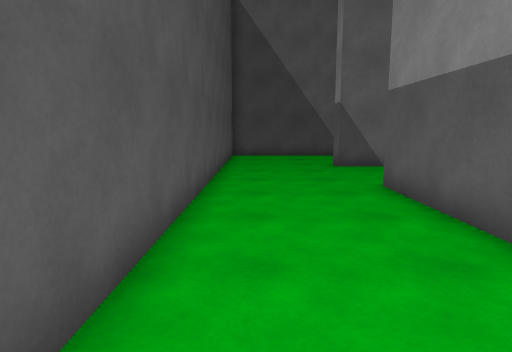
View 1 (above)

17 first-person views from a walk through a Unity game level. The camera is 1.4 m above the floor, tilts 8° down and sees 75° across. The floor is counted in squares, 1 m on a side. Each view is taken from the middle of a square. On the plan, view 1 faces up. The plan holds only what a view shows up to about 15 squares ahead; the rest is blank. The place goes on beyond the plan. The player is left out.

View 2
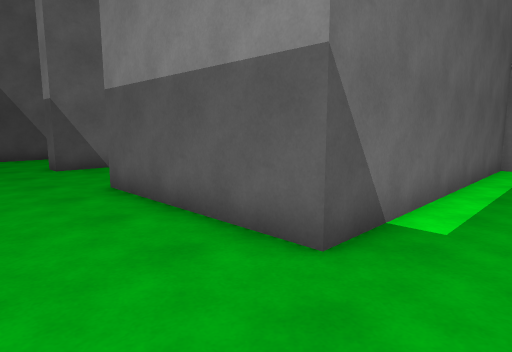

View 3
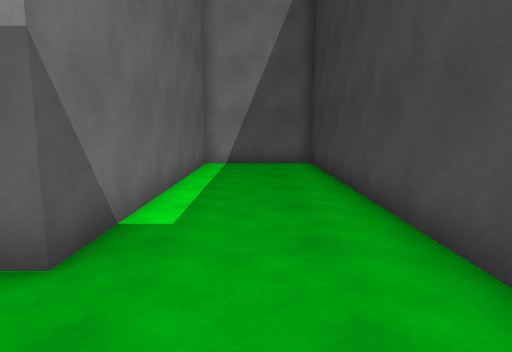

View 4
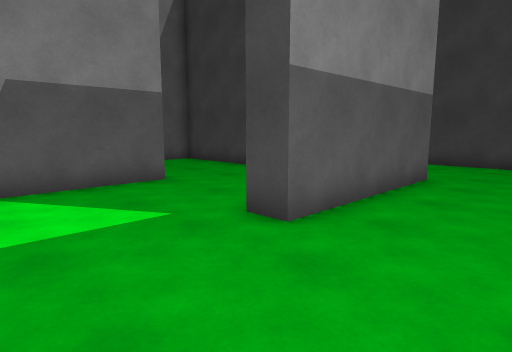

View 5
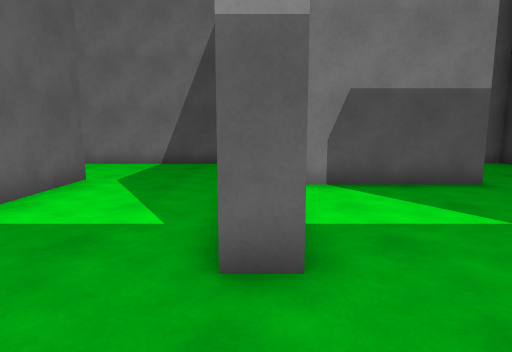

View 6
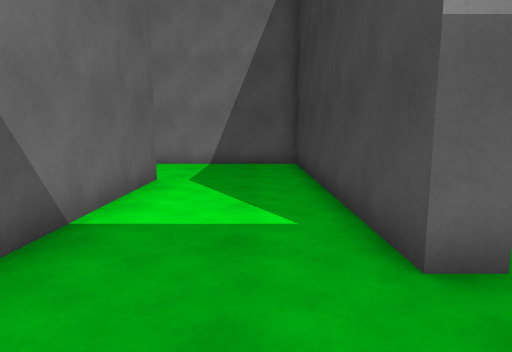

View 7
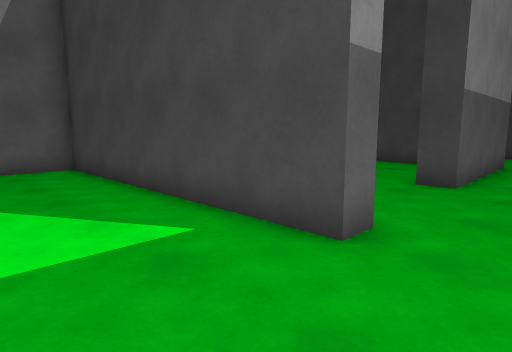

View 8
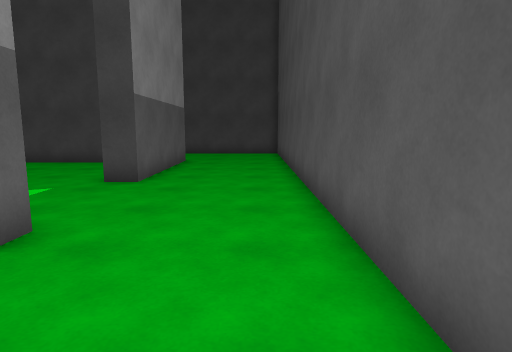

View 9
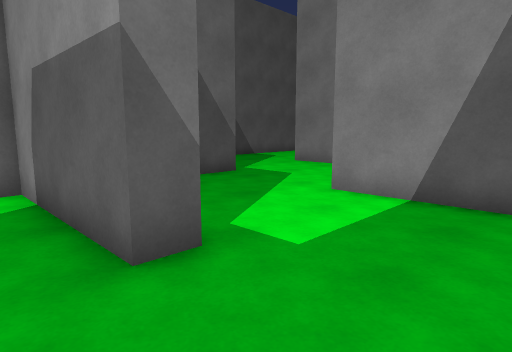

View 10
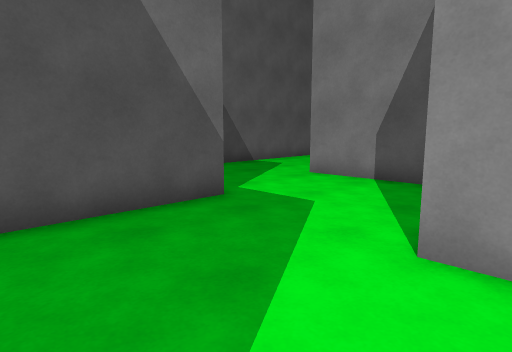

View 11
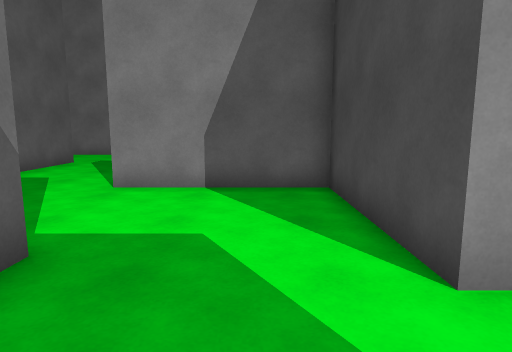

View 12
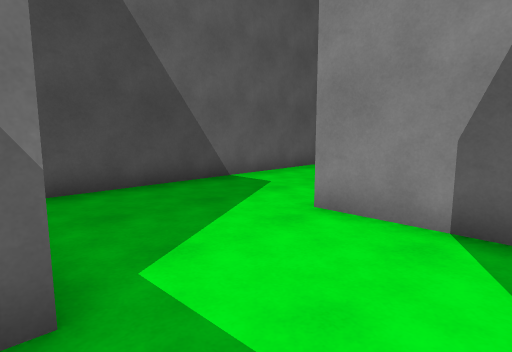

View 13
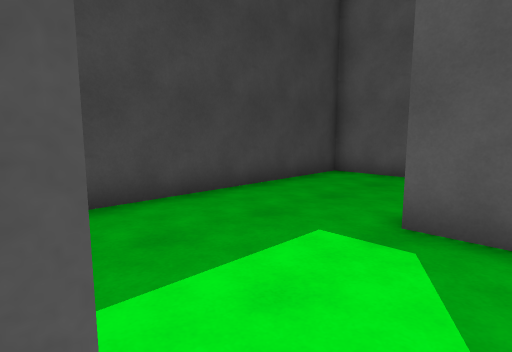

View 14
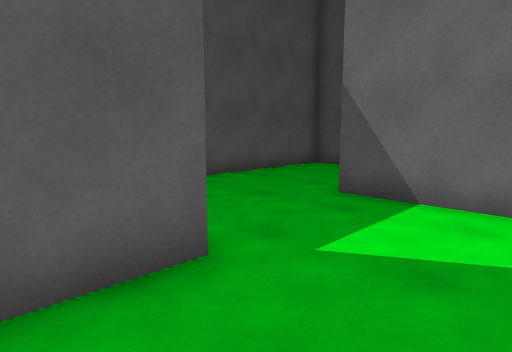

View 15
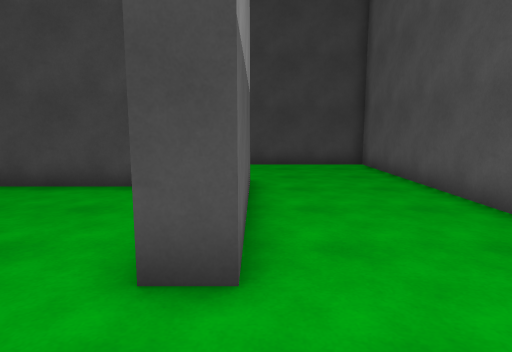

View 16
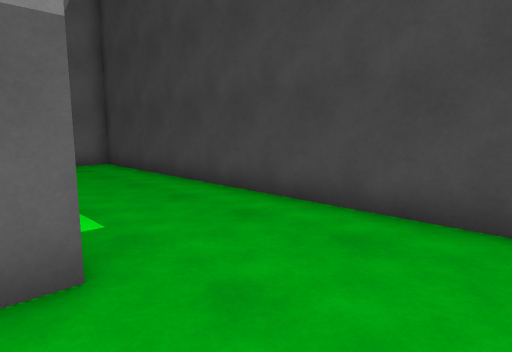

View 17
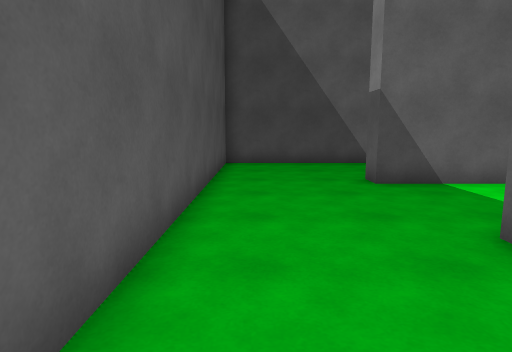

### Floor plan
Points are (right, up) in squares from view 1. A wall is a line through its corners. A room is listed if a view was taken in it or the views show most of it. See-through windows are left out.
Room 1 (views 1, 2, 3, 4, 5, 6, 7, 8, 9, 10, 11, 12, 13, 14, 15, 16, 17)
walls: (9.3, 8.5) (9.3, 7.2) (8.4, 7.2) (8.4, 12.5) (8, 12.5); (6.5, 12.5) (3.2, 12.5) (3.2, 13.4) (13.6, 13.4) (13.6, 18.5); (14.6, 12.5) (10.6, 12.5); (9.4, 17.8) (-1.2, 17.8) (-1.2, -2.3) (13.8, -2.3) (13.8, 2.1) (3.2, 2.1) (3.2, 8.2) (4.1, 8.2) (4.1, 2.9) (13.8, 2.9) (13.8, 8.2) (18.9, 8.2) (18.9, 13.5); (20.5, 17.8) (15.6, 17.8)

Where each view was taken, in squares from view 1:
view 1: 0 up, 0 right, facing up
view 2: 0 up, 0 right, facing up-right
view 3: 0 up, 0 right, facing right
view 4: 12 up, 0 right, facing down-right
view 5: 13 up, 0 right, facing right
view 6: 15 up, 0 right, facing right
view 7: 17 up, 1 right, facing down-right
view 8: 17 up, 0 right, facing down
view 9: 4 up, 7 right, facing up-right
view 10: 7 up, 10 right, facing up-right
view 11: 10 up, 11 right, facing right
view 12: 10 up, 14 right, facing up-right
view 13: 9 up, 14 right, facing down-left
view 14: 6 up, 7 right, facing up-left
view 15: 11 up, 3 right, facing down
view 16: 3 up, 0 right, facing down-right
view 17: 4 up, 0 right, facing up
